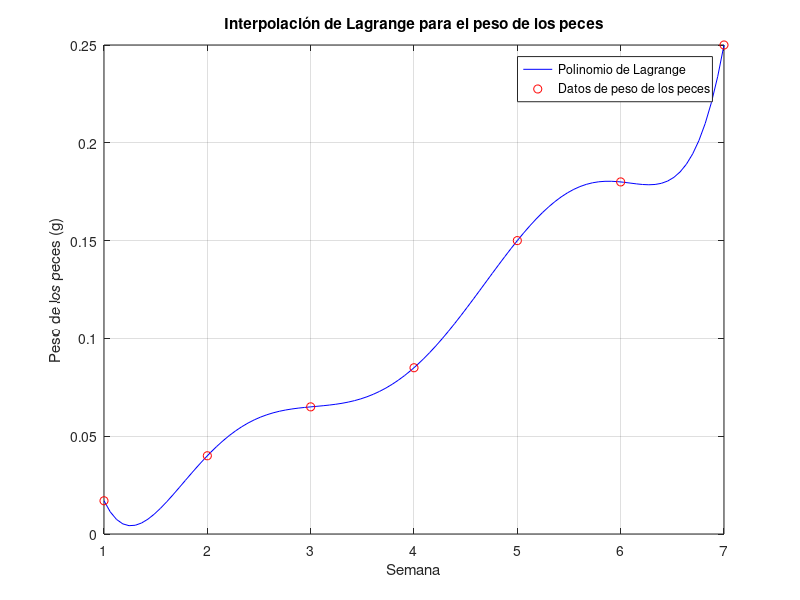

This chart was generated by the following MATLAB code:
% Datos
semanas = [1, 2, 3, 4, 5, 6, 7];
pesos = [0.017, 0.040, 0.065, 0.085, 0.150, 0.180, 0.250];

% Función para calcular el polinomio de Lagrange
function [P, polinomio_str] = lagrange_interpol(t, semanas, pesos)
    n = length(semanas);
    P = 0;
    polinomio_str = '';
    for k = 1:n
        Lk = 1;
        Lk_str = '1';
        for i = 1:n
            if i ~= k
                Lk = Lk * (t - semanas(i)) / (semanas(k) - semanas(i));
                Lk_str = [Lk_str ' * (t - ' num2str(semanas(i)) ') / (' num2str(semanas(k)) ' - ' num2str(semanas(i)) ')'];
            end
        end
        P = P + pesos(k) * Lk;
        if k == 1
            polinomio_str = [polinomio_str num2str(pesos(k)) ' * (' Lk_str ')'];
        else
            polinomio_str = [polinomio_str ' + ' num2str(pesos(k)) ' * (' Lk_str ')'];
        end
    end
end

% Predicción para la semana 3.5
t_pred = 3.5;
[peso_predicho, polinomio_str] = lagrange_interpol(t_pred, semanas, pesos);
fprintf('El peso de los peces en la semana %.1f es aproximadamente: %.4f gramos\n', t_pred, peso_predicho);

% Mostrar el polinomio de Lagrange
fprintf('El polinomio de Lagrange es:\n%s\n', polinomio_str);

% Comprobación en los puntos originales
fprintf('Comprobación en los puntos originales:\n');
for i = 1:length(semanas)
    peso_interp = lagrange_interpol(semanas(i), semanas, pesos);
    fprintf('Semana %d: Peso original = %.4f, Peso interpolado = %.4f\n', semanas(i), pesos(i), peso_interp);
end

% Visualización
t_vals = linspace(min(semanas), max(semanas), 100);
p_vals = arrayfun(@(t) lagrange_interpol(t, semanas, pesos), t_vals);

figure;
plot(t_vals, p_vals, 'b-', 'DisplayName', 'Polinomio de Lagrange');
hold on;
plot(semanas, pesos, 'ro', 'DisplayName', 'Datos de peso de los peces');
xlabel('Semana');
ylabel('Peso de los peces (g)');
title('Interpolación de Lagrange para el peso de los peces');
legend show;
grid on;
hold off;
